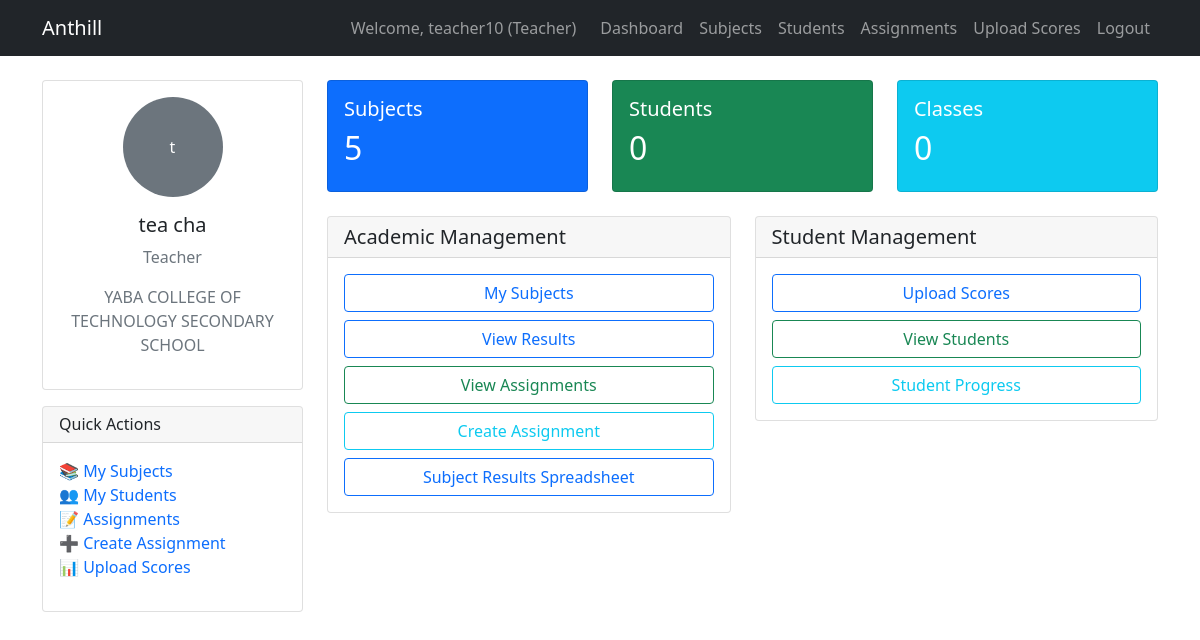
Before: /users/teacher/dashboard/ (signed in) with the older database file.
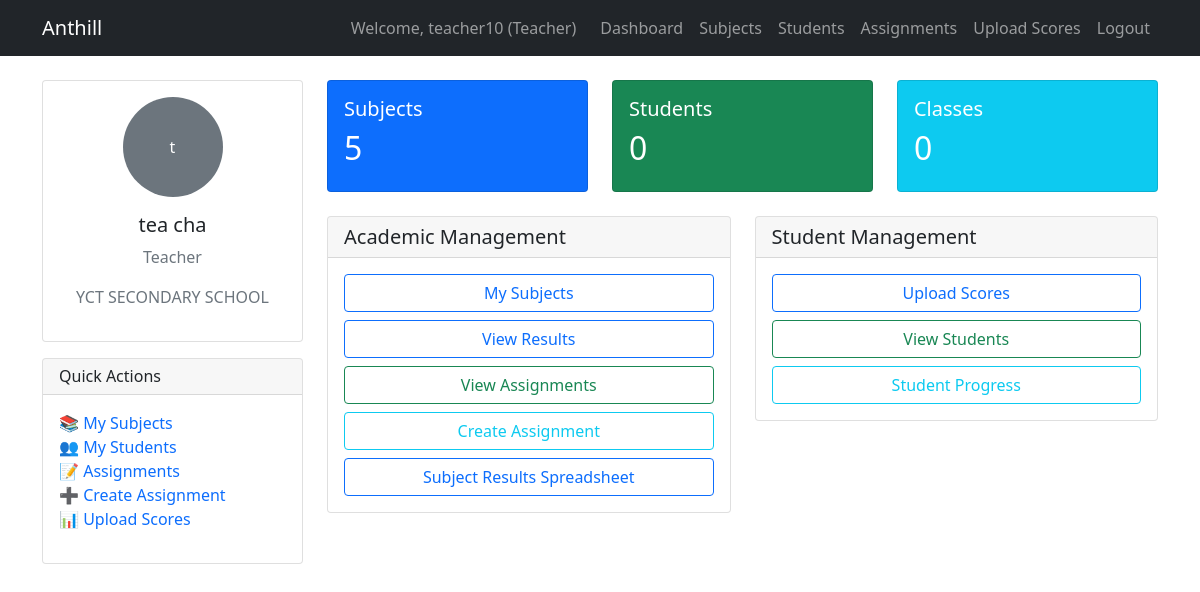
After: the same page with the newer database file.
### schools/models.py (models this page shows, shortened)
class School(models.Model):
    SCHOOL_TYPES = (
        ('primary', 'Primary School'),
        ('secondary', 'Secondary School'),
        ('combined', 'Combined School'),
    )
    SUBSCRIPTION_TYPES = (
        ('basic', 'Basic'),
        ('pro', 'Pro'),
        ('enterprise', 'Enterprise'),
    )
    name = models.CharField(max_length=200)
    logo = models.ImageField(upload_to='schools/logos/', blank=True)
    motto = models.CharField(max_length=300, blank=True)
    about_text = models.TextField(blank=True, null=True)
    vision = models.TextField(blank=True)
    mission = models.TextField(blank=True)
    primary_color = models.CharField(max_length=7, default='#000000')
    school_type = models.CharField(max_length=20, choices=SCHOOL_TYPES)
    subscription_type = models.CharField(max_length=20, choices=SUBSCRIPTION_TYPES)
    phone = models.CharField(max_length=15)
    email = models.EmailField()
    address = models.TextField()
    city = models.CharField(max_length=100)
    lga = models.CharField(max_length=100)
    created_at = models.DateTimeField(auto_now_add=True)

### users/views.py (the view)
# urls.py: path('teacher/dashboard/', views.teacher_dashboard, name='teacher_dashboard'),
@login_required
def teacher_dashboard(request):
    if request.user.user_type != 'teacher':
        messages.error(request, 'You do not have permission to access this page.')
        return redirect_user_by_type(request.user)
    try:
        teacher = Teacher.objects.get(user=request.user)
        context = {
            'teacher': teacher,
            'school': teacher.school,
        }
        return render(request, 'users/teacher_dashboard.html', context)
    except Teacher.DoesNotExist:
        messages.error(request, 'Teacher profile not found.')
        return redirect('homepage')

### templates/users/teacher_dashboard.html (shortened to what the changed rows need)
{% extends 'base.html' %}
{% block content %}
<div class="container mt-4">
    <div class="row">
        <div class="col-md-3">
            <div class="card">
                <div class="card-body text-center">
                    {% if teacher.user.profile_picture %}
                    <img src="{{ teacher.user.profile_picture.url }}" class="rounded-circle mb-3" style="width: 100px; height: 100px; object-fit: cover;">
                    {% else %}
                    <div class="rounded-circle bg-secondary d-inline-flex align-items-center justify-content-center mb-3" style="width: 100px; height: 100px;">
                        <span class="text-white">{{ teacher.user.get_full_name|make_list|first }}</span>
                    </div>
                    {% endif %}
                    <h5>{{ teacher.user.get_full_name }}</h5>
                    <p class="text-muted">Teacher</p>
                    <p class="text-muted">{{ school.name }}</p>
                </div>
            </div>
        </div>
        <div class="col-md-9">
            <div class="row">
                <div class="col-md-4">
                    <div class="card bg-primary text-white">
                        <div class="card-body">
                            <h2>{{ teacher.subjects.count }}</h2>
                        </div>
                    </div>
                </div>
                <div class="col-md-4">
                    <div class="card bg-success text-white">
                        <div class="card-body">
                            <h2>0</h2>
                        </div>
                    </div>
                </div>
                <div class="col-md-4">
                    <div class="card bg-info text-white">
                        <div class="card-body">
                            <h2>0</h2>
                        </div>
                    </div>
                </div>
            </div>
        </div>
    </div>
</div>
{% endblock %}

Changed rows visible on the page:
changed School: name "YABA COLLEGE OF TECHNOLOGY SECONDARY SCHOOL" → "YCT SECONDARY SCHOOL"
